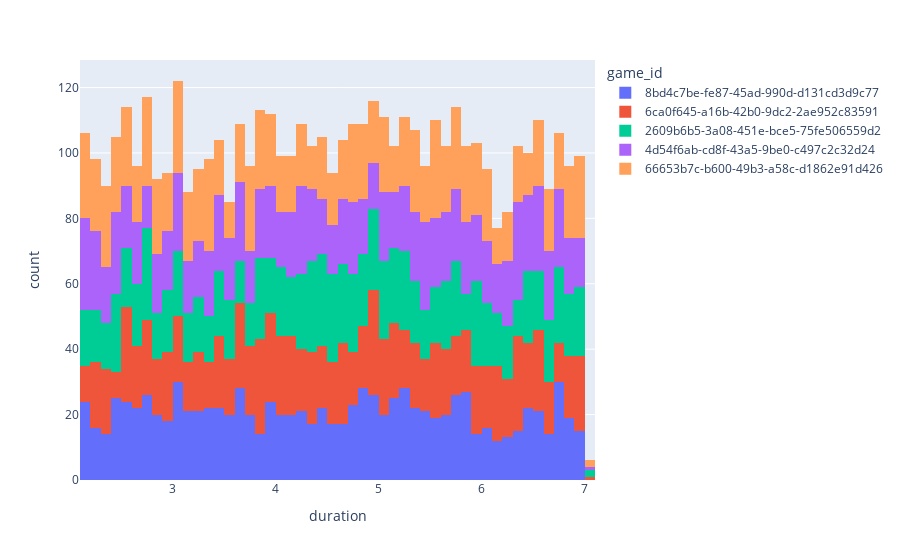

The notebook cell saved with this chart:
### Code cell
px.histogram(videos, x='duration', color='game_id')

### Figure 1 — Plotly figure (JSON) as saved in the notebook; plotly's stock layout.template omitted (floating-point values rounded to 4 significant figures; data arrays with more than 128 entries replaced by an {"elided": "..."} marker saying what was removed)
{"data": [{"alignmentgroup": "True", "bingroup": "x", "hovertemplate": "game_id=8bd4c7be-fe87-45ad-990d-d131cd3d9c77<br>duration=%{x}<br>count=%{y}<extra></extra>", "legendgroup": "8bd4c7be-fe87-45ad-990d-d131cd3d9c77", "marker": {"color": "#636efa", "pattern": {"shape": ""}}, "name": "8bd4c7be-fe87-45ad-990d-d131cd3d9c77", "offsetgroup": "8bd4c7be-fe87-45ad-990d-d131cd3d9c77", "orientation": "v", "showlegend": true, "type": "histogram", "x": {"elided": "1021 float values"}, "xaxis": "x", "yaxis": "y"}, {"alignmentgroup": "True", "bingroup": "x", "hovertemplate": "game_id=6ca0f645-a16b-42b0-9dc2-2ae952c83591<br>duration=%{x}<br>count=%{y}<extra></extra>", "legendgroup": "6ca0f645-a16b-42b0-9dc2-2ae952c83591", "marker": {"color": "#EF553B", "pattern": {"shape": ""}}, "name": "6ca0f645-a16b-42b0-9dc2-2ae952c83591", "offsetgroup": "6ca0f645-a16b-42b0-9dc2-2ae952c83591", "orientation": "v", "showlegend": true, "type": "histogram", "x": {"elided": "1002 float values"}, "xaxis": "x", "yaxis": "y"}, {"alignmentgroup": "True", "bingroup": "x", "hovertemplate": "game_id=2609b6b5-3a08-451e-bce5-75fe506559d2<br>duration=%{x}<br>count=%{y}<extra></extra>", "legendgroup": "2609b6b5-3a08-451e-bce5-75fe506559d2", "marker": {"color": "#00cc96", "pattern": {"shape": ""}}, "name": "2609b6b5-3a08-451e-bce5-75fe506559d2", "offsetgroup": "2609b6b5-3a08-451e-bce5-75fe506559d2", "orientation": "v", "showlegend": true, "type": "histogram", "x": {"elided": "970 float values"}, "xaxis": "x", "yaxis": "y"}, {"alignmentgroup": "True", "bingroup": "x", "hovertemplate": "game_id=4d54f6ab-cd8f-43a5-9be0-c497c2c32d24<br>duration=%{x}<br>count=%{y}<extra></extra>", "legendgroup": "4d54f6ab-cd8f-43a5-9be0-c497c2c32d24", "marker": {"color": "#ab63fa", "pattern": {"shape": ""}}, "name": "4d54f6ab-cd8f-43a5-9be0-c497c2c32d24", "offsetgroup": "4d54f6ab-cd8f-43a5-9be0-c497c2c32d24", "orientation": "v", "showlegend": true, "type": "histogram", "x": {"elided": "997 float values"}, "xaxis": "x", "yaxis": "y"}, {"alignmentgroup": "True", "bingroup": "x", "hovertemplate": "game_id=66653b7c-b600-49b3-a58c-d1862e91d426<br>duration=%{x}<br>count=%{y}<extra></extra>", "legendgroup": "66653b7c-b600-49b3-a58c-d1862e91d426", "marker": {"color": "#FFA15A", "pattern": {"shape": ""}}, "name": "66653b7c-b600-49b3-a58c-d1862e91d426", "offsetgroup": "66653b7c-b600-49b3-a58c-d1862e91d426", "orientation": "v", "showlegend": true, "type": "histogram", "x": {"elided": "1010 float values"}, "xaxis": "x", "yaxis": "y"}], "layout": {"barmode": "relative", "legend": {"title": {"text": "game_id"}, "tracegroupgap": 0}, "margin": {"t": 60}, "xaxis": {"anchor": "y", "domain": [0, 1], "title": {"text": "duration"}}, "yaxis": {"anchor": "x", "domain": [0, 1], "title": {"text": "count"}}}}
